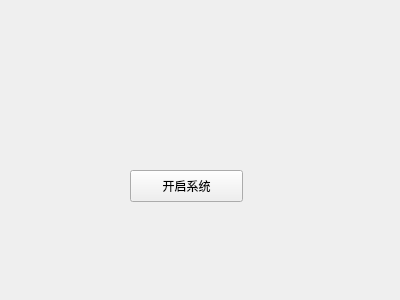
<?xml version="1.0" encoding="UTF-8"?>
<ui version="4.0">
 <class>WelcomeWindow</class>
 <widget class="QWidget" name="WelcomeWindow">
  <property name="geometry">
   <rect>
    <x>0</x>
    <y>0</y>
    <width>400</width>
    <height>300</height>
   </rect>
  </property>
  <property name="windowTitle">
   <string>Form</string>
  </property>
  <widget class="QPushButton" name="openSystemBtn">
   <property name="geometry">
    <rect>
     <x>130</x>
     <y>170</y>
     <width>113</width>
     <height>32</height>
    </rect>
   </property>
   <property name="text">
    <string>开启系统</string>
   </property>
  </widget>
 </widget>
 <resources/>
 <connections/>
</ui>
